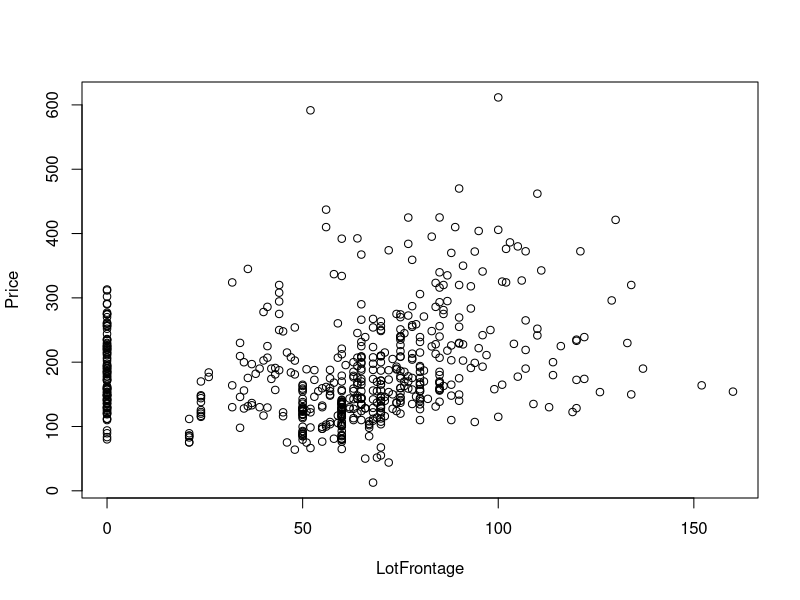
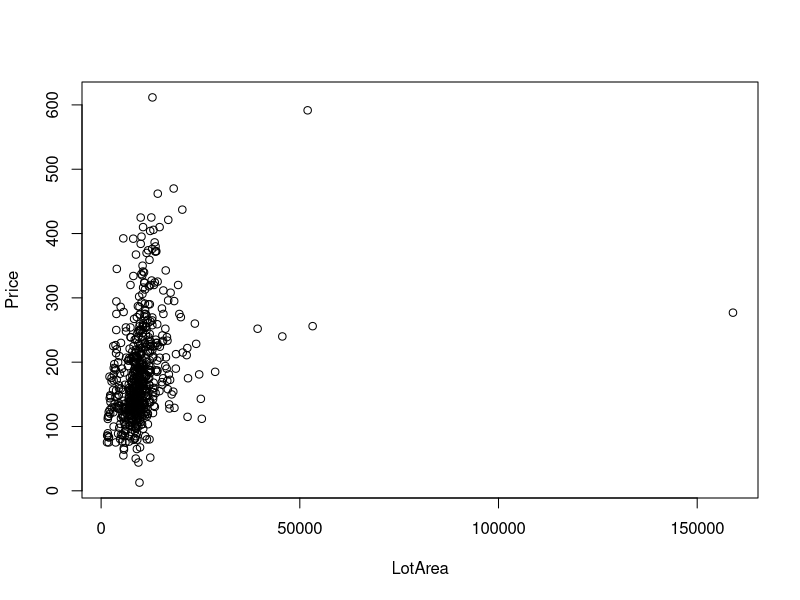
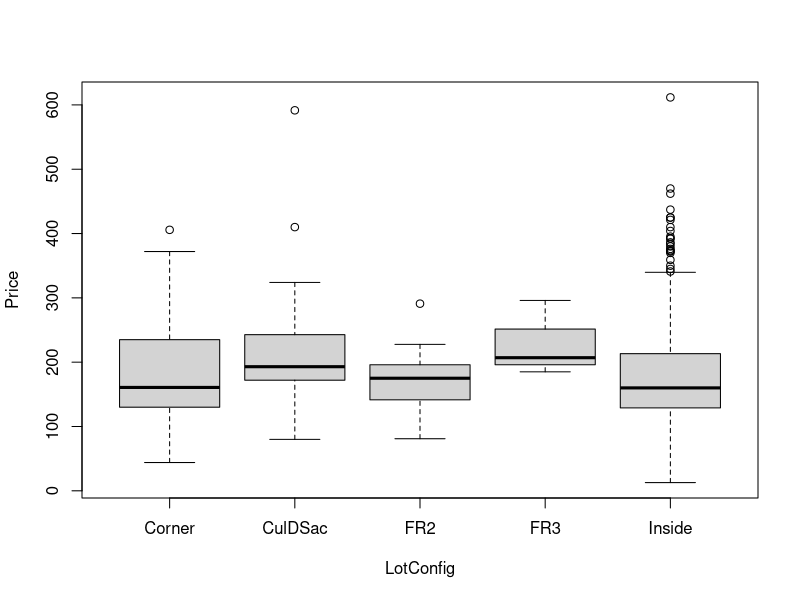
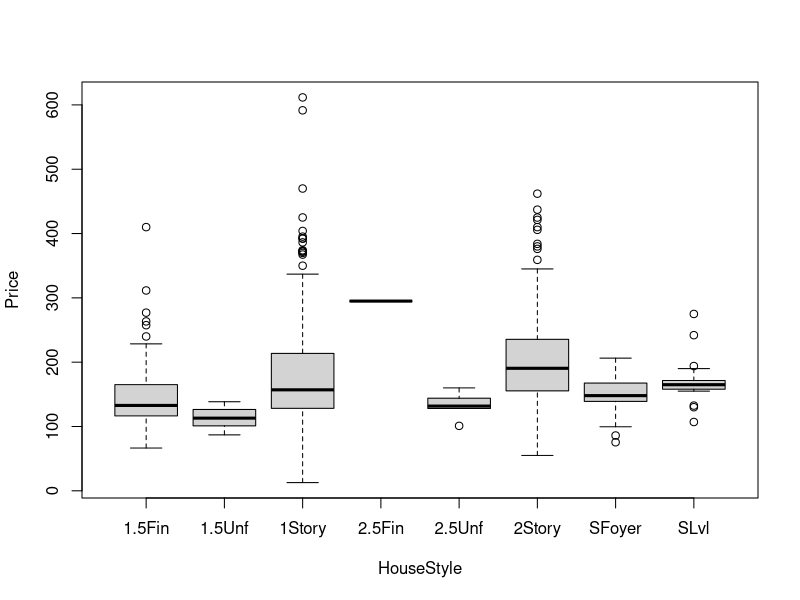
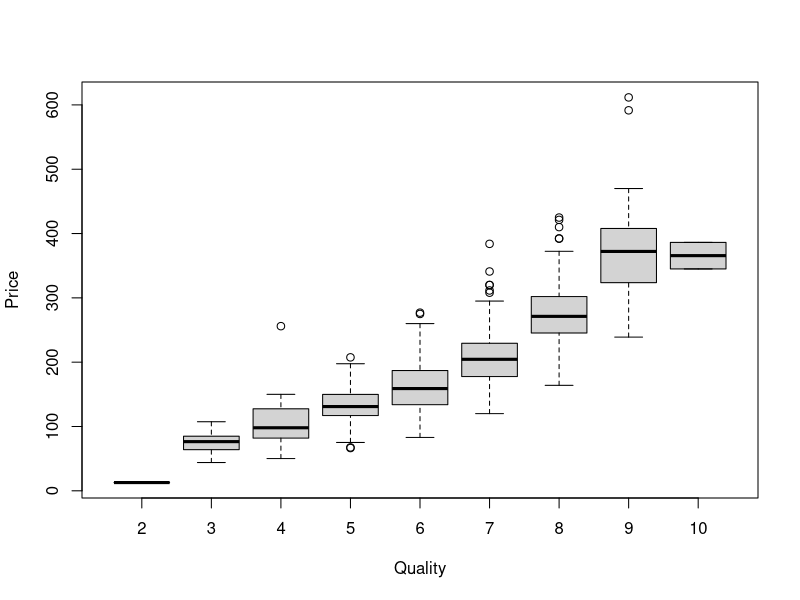
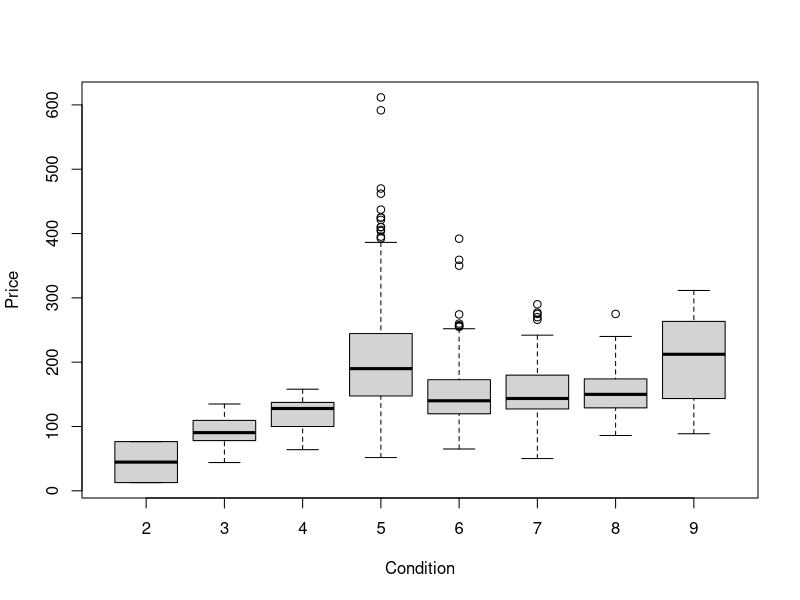
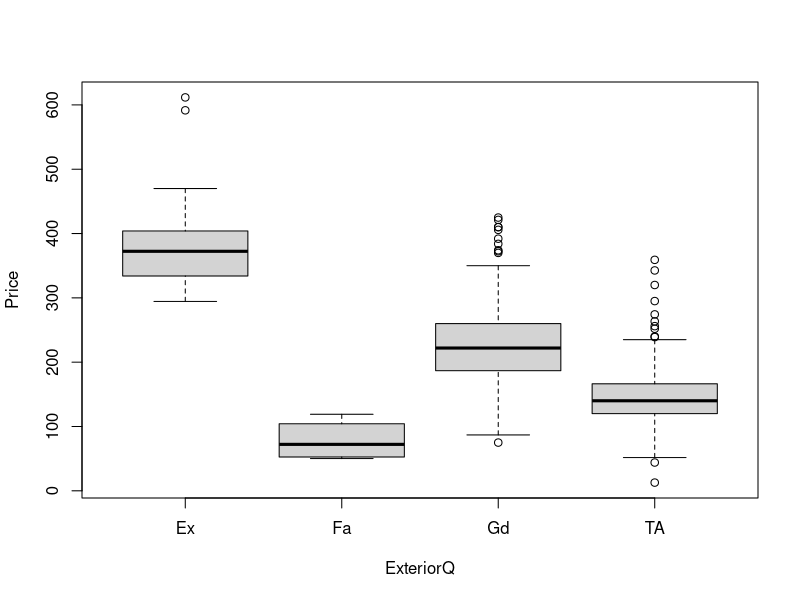
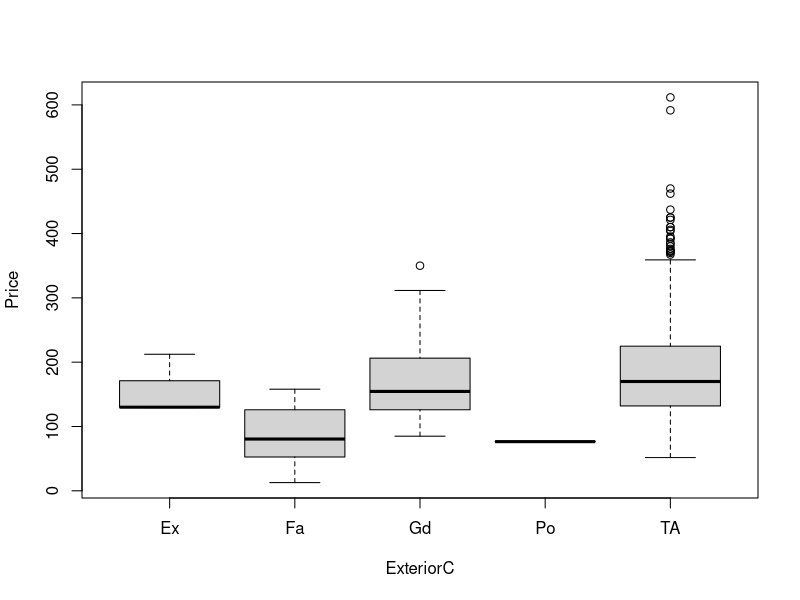

The R script that drew these images, in order: (Note: this script raises an error after producing the figures.)
## ---- chunk 1
AmesTrainingData <- read.csv('AmesTrain10.csv', stringsAsFactors = TRUE)
AmesTrainingData <- na.omit(AmesTrainingData)
AmesTrainingData <- AmesTrainingData[-1] 
age_built <- 2010 - AmesTrainingData$YearBuilt
age_remodel <- 2010 - AmesTrainingData$YearRemodel
AmesTrainingData <- subset(AmesTrainingData, select = -c(YearBuilt, YearRemodel))

AmesTrainingData$Quality <- factor(AmesTrainingData$Quality)
AmesTrainingData$Condition <- factor(AmesTrainingData$Condition)
## ---- chunk 2
full_model <- lm(Price ~ ., data=AmesTrainingData)
summary(full_model)
plot(Price ~ ., data=AmesTrainingData)
## ---- chunk 3
AmesTrainingData_adjusted <- AmesTrainingData %>%
  mutate(Price = log(Price),
         LotArea = log(LotArea))

first_model <- lm(Price ~ . + I(age_built^2) + I(GarageCars^2)+ I(GarageSF^2)+ TotalRooms * Bedroom + LotArea * LotFrontage + GarageSF * GarageCars, data = AmesTrainingData_adjusted)

summary(first_model)
## ---- chunk 4
summary(lm(Price~., AmesTrainingData))
summary(lm(log(Price)~., AmesTrainingData))
## ---- chunk 5
MSE2 <- (summary(first_model)$sigma)^2

AmesModNone2 <- lm(Price ~ 1, AmesTrainingData_adjusted)

#step(first_model, scale = MSE2)
#step(AmesModNone2, scope = list(upper=first_model), scale=MSE2, direction='forward')
simple_model <- step(AmesModNone2, scale = MSE2, scope = list(upper = first_model), trace = FALSE)

summary(simple_model)

## ---- chunk 6
ames10_holdout <- read.csv('AmesTest10.csv', stringsAsFactors = TRUE)
ames10_holdout <- na.omit(ames10_holdout)
ames10_holdout <- ames10_holdout[-1] 
ames10_holdout$age_built <- 2010 - ames10_holdout$YearBuilt
ames10_holdout$age_remodel <- 2010 - ames10_holdout$YearRemodel
ames10_holdout$Quality <- factor(ames10_holdout$Quality)
ames10_holdout$Condition <- factor(ames10_holdout$Condition)
## ---- chunk 7
ames10_holdout$BasementHt <- as.character(ames10_holdout$BasementHt) 
ames10_holdout$BasementHt[ames10_holdout$BasementHt == "0"] <- "None"
unique(ames10_holdout$BasementHt)
ames10_holdout$BasementC <- as.character(ames10_holdout$BasementC) 
ames10_holdout$BasementC[ames10_holdout$BasementC == "0"] <- "None"
unique(ames10_holdout$BasementC)
## ---- chunk 8
ames10_holdout_adjusted <- ames10_holdout %>%
  mutate(Price = log(Price),
         LotArea = log(LotArea))
## ---- chunk 9
predictions <- predict(simple_model, newdata = ames10_holdout_adjusted)
head(predictions)
## ---- chunk 10
holdout_resid <- log(ames10_holdout$Price) - predictions
## ---- chunk 11
mean(holdout_resid)
sd(holdout_resid)
## ---- chunk 12
qqnorm(holdout_resid)
qqline(holdout_resid)
## ---- chunk 13
cor(predictions, ames10_holdout$Price)
## ---- chunk 14
cor(predictions, ames10_holdout$Price)^2
## ---- chunk 15
summary(simple_model)$r.squared - cor(predictions, ames10_holdout$Price)^2
